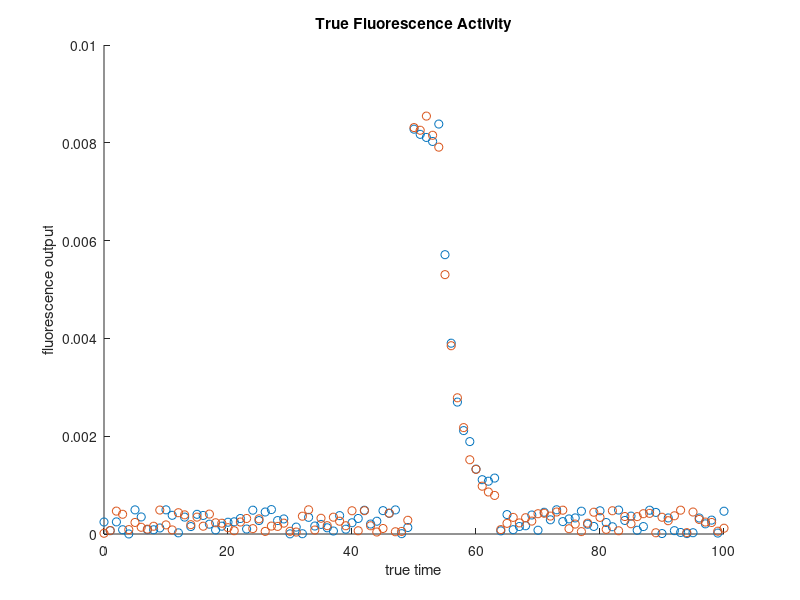

Here is the MATLAB script that generated this plot:
function [ output_args ] = illustrate_timestep (  )
%UNTITLED3 Summary of this function goes here
%   Detailed explanation goes here
x = 0:1:100;
y = gaussmf(x,[2 50]);
y2 = gampdf(x,1.5, 51);
 y3 = gampdf(x,1.5,51);
  y4 = gampdf(x,1.5,51);
  idx=1;
  while(idx<=101)
      if(idx<=50)
          y3(idx)=rand/2000;
          y4(idx)=rand/2000;
      elseif(idx>50 && idx<=55)
          y3(idx)=y2(idx)+rand/2000;
          y4(idx)=y2(idx)+rand/2000;
      elseif(idx>55 && idx<65)
          y3(idx)=y3(idx-1)/1.5+rand/2000;
          y4(idx)=y4(idx-1)/1.5+rand/2000;
      else
          y3(idx)=rand/2000;
          y4(idx)=rand/2000;
      end
      
          
      idx = idx+1;
  end
  
scatter(x,y3);
hold all;
scatter(x,y4);
xlabel('true time');
ylabel('fluorescence output');
title('True Fluorescence Activity');


end

